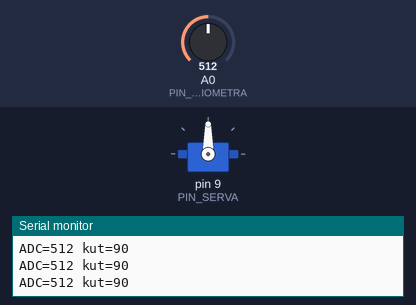
Recording of a sketch running on a simulated Arduino Nano, built with avr-gcc and run on an emulated ATmega328P. Parts: servo, the last lines printed to the serial monitor. The inputs (shaded band) are chosen by the test bench; at power-on: A0 (PIN_POTENCIOMETRA) = 512.

Above: at 1.7 s.
1.8 s: A0 (PIN_POTENCIOMETRA) set to 108
At 2.9 s:
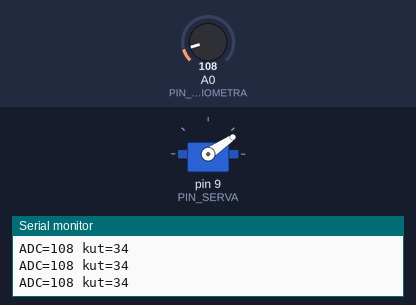
3.3 s: A0 (PIN_POTENCIOMETRA) set to 90
At 4.5 s:
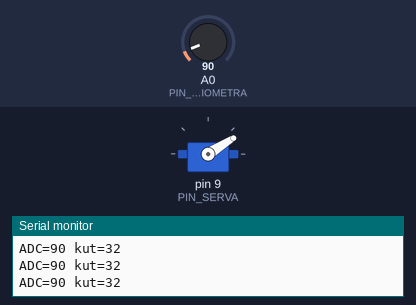
4.8 s: A0 (PIN_POTENCIOMETRA) set to 989
At 5.3 s:
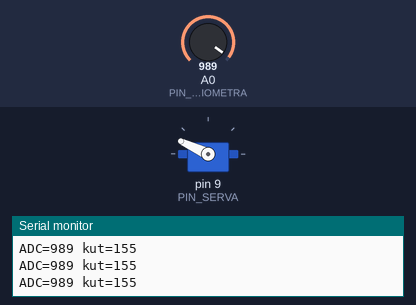
6.3 s: A0 (PIN_POTENCIOMETRA) set to 1007
At 7.5 s:
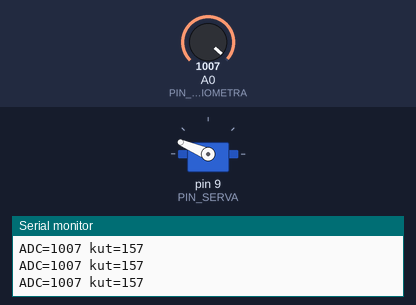
7.8 s: A0 (PIN_POTENCIOMETRA) set to 1023
At 8.3 s:
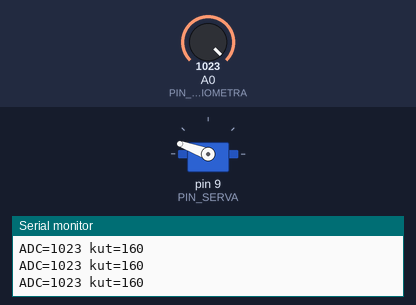
9.3 s: A0 (PIN_POTENCIOMETRA) set to 716
At 10.7 s:
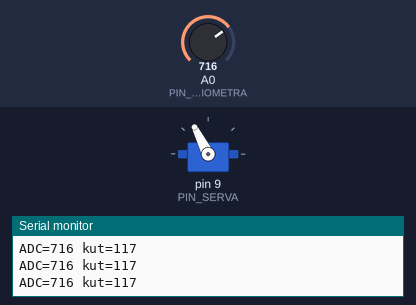
Timing chart, 0 to 11.8 s (numbered marks = the images above; inputs shaded):
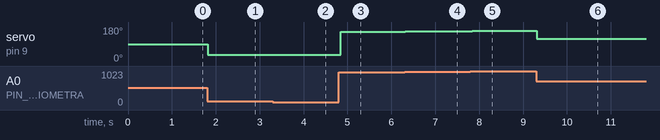

The sketch:

LV06_Servo_SG90_Potenciometar.ino
```cpp
// LV06: potenciometar odreduje kut servomotora SG90.
// Servo napaja vanjski izvor 5 V; GND izvora i Nano plocice je zajednicki.
#include <Servo.h>

Servo servo;
const byte PIN_POTENCIOMETRA = A0;
const byte PIN_SERVA = 9;
const int MIN_KUT = 20;
const int MAX_KUT = 160;

void setup() {
  Serial.begin(9600);
  servo.attach(PIN_SERVA);
  servo.write(90);  // Pocetni polozaj prije ocitavanja potenciometra.
  delay(500);
}

void loop() {
  int ocitanjePotenciometra = analogRead(PIN_POTENCIOMETRA);
  // map() preslikava raspon ADC-a 0-1023 u dopusteni raspon kuta.
  int zadaniKut = map(ocitanjePotenciometra, 0, 1023, MIN_KUT, MAX_KUT);
  servo.write(zadaniKut);

  Serial.print(F("ADC="));
  Serial.print(ocitanjePotenciometra);
  Serial.print(F(" kut="));
  Serial.println(zadaniKut);
  delay(50);
}
```

Measured:
- after the input at 1.8 s, servo on pin 9 (PIN_SERVA): 90° → 34° at once
- after the input at 3.3 s, servo on pin 9 (PIN_SERVA): 34° → 32° at once
- after the input at 4.8 s, servo on pin 9 (PIN_SERVA): 32° → 155° after 0.05 s
- after the input at 6.3 s, servo on pin 9 (PIN_SERVA): 155° → 157° at once
- after the input at 7.8 s, servo on pin 9 (PIN_SERVA): 157° → 160° at once
- after the input at 9.3 s, servo on pin 9 (PIN_SERVA): 160° → 117° at once
